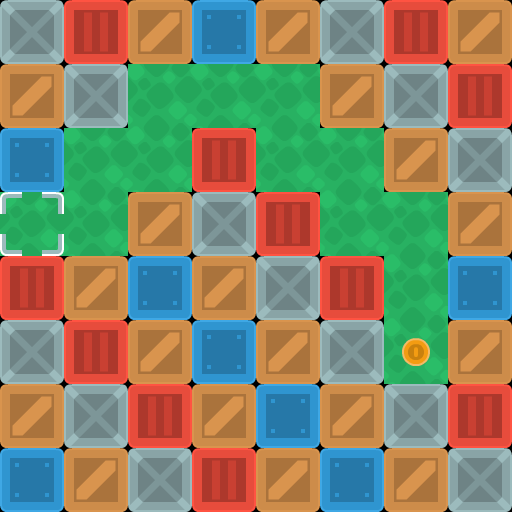

The image is a tile-based game level rendered from a .tmx file. Its description and complete source (layers, tilesets, objects, tile grids) follow:
An orthogonal 8x8 tile map with 64x64 px tiles, 3 tile layers (background, walls, objects).

<map version="1.10" tiledversion="1.11.2" orientation="orthogonal" renderorder="right-down" width="8" height="8" tilewidth="64" tileheight="64" infinite="0" nextlayerid="5" nextobjectid="1">
 <properties>
  <property name="character_bottom" value="[[0, 5], [1, 5], [2, 5]]" />
  <property name="character_left" value="[[3, 7], [4, 7], [5, 7]]" />
  <property name="character_right" value="[[0, 7], [1, 7], [2, 7]]" />
  <property name="character_top" value="[[3, 5], [4, 5], [5, 5]]" />
 </properties>
 <tileset firstgid="1" source="sokoban_tilesheet.tsx" />
 <layer id="4" name="background" width="8" height="8">
  <data encoding="csv">
0,0,0,0,0,0,0,0,
0,0,89,89,89,0,0,0,
0,89,89,0,89,89,0,0,
89,89,0,0,0,89,89,0,
0,0,0,0,0,0,89,0,
0,0,0,0,0,0,89,0,
0,0,0,0,0,0,0,0,
0,0,0,0,0,0,0,0
</data>
 </layer>
 <layer id="1" name="walls" width="8" height="8">
  <data encoding="csv">
6,3,2,4,2,6,3,2,
2,6,0,0,0,2,6,3,
4,0,0,3,0,0,2,6,
0,0,2,6,3,0,0,2,
3,2,4,2,6,3,0,4,
6,3,2,4,2,6,0,2,
2,6,3,2,4,2,6,3,
4,2,6,3,2,4,2,6
</data>
 </layer>
 <layer id="3" name="objects" width="8" height="8">
  <data encoding="csv">
0,0,0,0,0,0,0,0,
0,0,0,0,0,0,0,0,
0,0,0,0,0,0,0,0,
40,0,0,0,0,0,0,0,
0,0,0,0,0,0,0,0,
0,0,0,0,0,0,75,0,
0,0,0,0,0,0,0,0,
0,0,0,0,0,0,0,0
</data>
 </layer>
</map>
